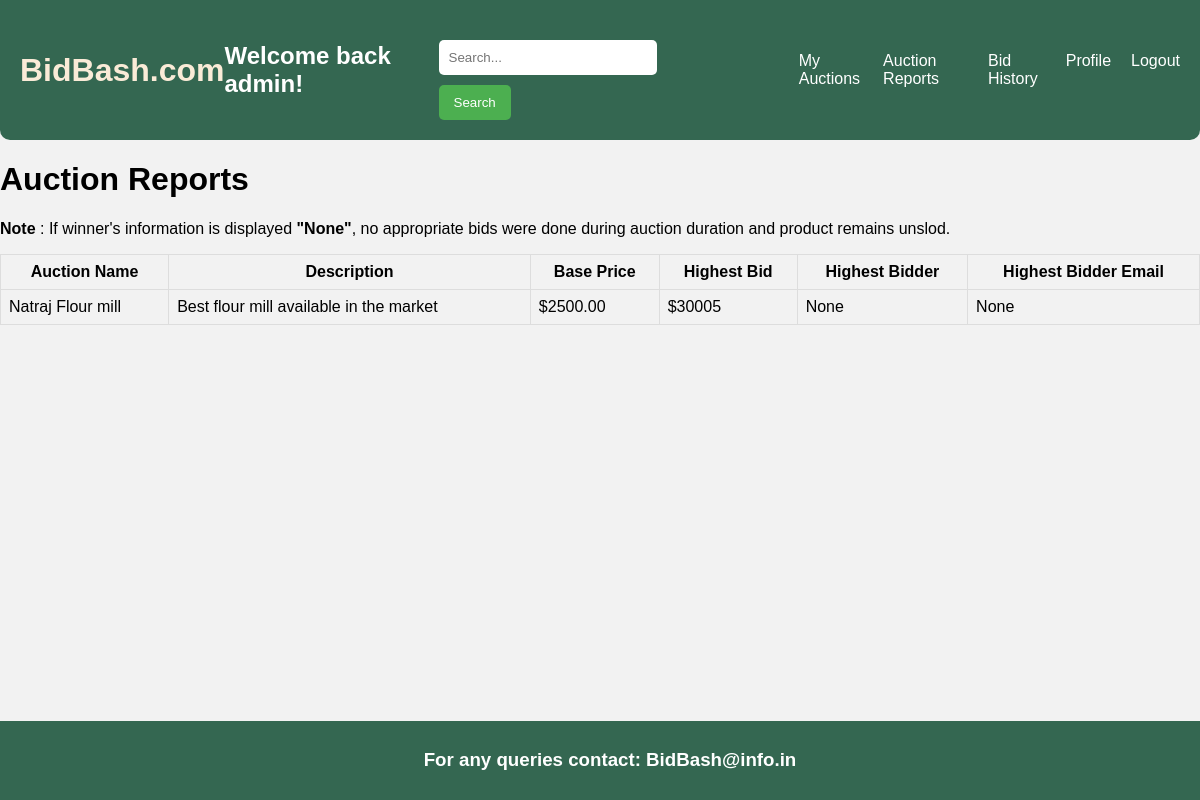
Before: /auction_reports (signed in) with the older database file.
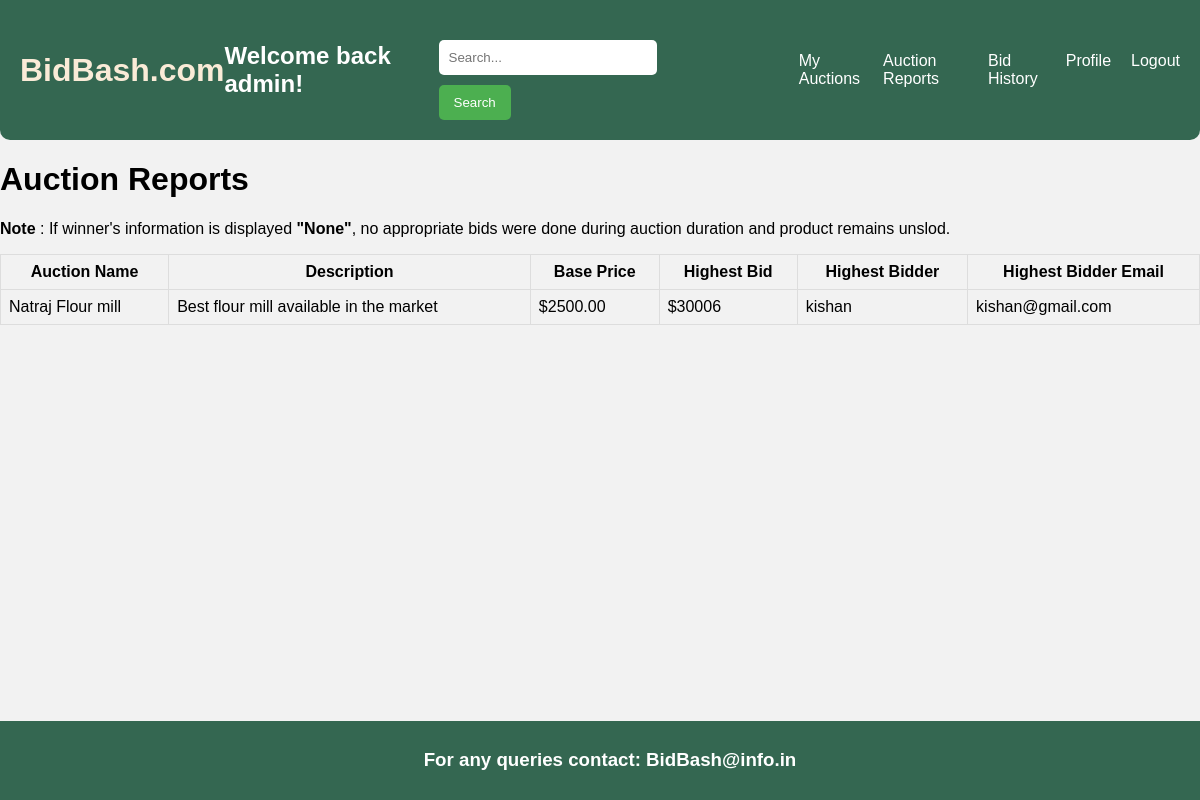
After: the same page with the newer database file.
### myapp/models.py (models this page shows, shortened)
class User(AbstractUser):
    contact_no = models.IntegerField(null=True)
    email = models.EmailField(max_length=254)
    first_name = models.CharField(max_length=30)
    last_name = models.CharField(max_length=30)

class AuctionItem(models.Model):
    name = models.CharField(max_length=100)
    description = models.TextField()
    category = models.CharField(max_length=100)
    seller = models.ForeignKey(User, on_delete=models.CASCADE)
    base_price = models.DecimalField(max_digits=10, decimal_places=2)
    start_time = models.DateTimeField()
    end_time = models.DateTimeField()
    highest_bid = models.DecimalField(max_digits=10, decimal_places=2, default=0)  # Set default value

### myapp/views.py (the view)
# urls.py: path('auction_reports', views.auction_reports, name='auction_reports'),
def auction_reports(request):
    completed_auctions = AuctionItem.objects.filter(
        seller=request.user, end_time__lt=timezone.now()
    )
    for auction in completed_auctions:
        highest_bid_tuple = Bid.objects.filter(auction=auction).aggregate(Max('bid_amount'))
        highest_bid_amount = highest_bid_tuple['bid_amount__max']
        highest_bidder = Bid.objects.filter(auction=auction, bid_amount=highest_bid_amount).first()
        auction.highest_bid = highest_bid_amount
        auction.highest_bidder_username = highest_bidder.bidder.username if highest_bidder else None
        auction.highest_bidder_email = highest_bidder.bidder.email if highest_bidder else None
    return render(request, 'auction_reports.html', {'completed_auctions': completed_auctions})

### templates/auction_reports.html (shortened to what this page needs)
{% extends 'base.html' %}
{% load static %}
{% block body %}
{% if user.is_authenticated %}
<div class="auction-reports">
    <h1>Auction Reports</h1>
    <table style="border-collapse: collapse; width: 100%;">
        <thead>
            <tr>
                <th style="border: 1px solid #dddddd; padding: 8px;">Auction Name</th>
                <th style="border: 1px solid #dddddd; padding: 8px;">Description</th>
                <th style="border: 1px solid #dddddd; padding: 8px;">Base Price</th>
                <th style="border: 1px solid #dddddd; padding: 8px;">Highest Bid</th>
                <th style="border: 1px solid #dddddd; padding: 8px;">Highest Bidder</th>
                <th style="border: 1px solid #dddddd; padding: 8px;">Highest Bidder Email</th>
            </tr>
        </thead>
        <tbody>
            {% for auction in completed_auctions %}
            <tr style="background-color: #f2f2f2;">
                <td style="border: 1px solid #dddddd; padding: 8px;">{{ auction.name }}</td>
                <td style="border: 1px solid #dddddd; padding: 8px;">{{ auction.description }}</td>
                <td style="border: 1px solid #dddddd; padding: 8px;">${{ auction.base_price }}</td>
                <td style="border: 1px solid #dddddd; padding: 8px;">${{ auction.highest_bid }}</td>
                <td style="border: 1px solid #dddddd; padding: 8px;">
                    {% if auction.highest_bidder_username != request.user.username %}
                        {{ auction.highest_bidder_username }}
                    {% else %}
                        None
                    {% endif %}
                </td>
                <td style="border: 1px solid #dddddd; padding: 8px;">
                    {% if auction.highest_bidder_email != request.user.email %}
                        {{ auction.highest_bidder_email }}
                    {% else %}
                        None
                    {% endif %}
                </td>
            </tr>
            {% endfor %}
        </tbody>
        <p><b>Note</b> : If winner's information is displayed <b>"None"</b>, no appropriate bids were done during auction duration and product remains unslod.</p>
    </table>
</div>
{% else %}
<script type="text/javascript">
    window.location.href = "{% url 'login' %}";
</script>
{% endif %}
{% endblock %}

### templates/base.html (shortened to what this page needs)
<!DOCTYPE html>
<html lang="en">
<head>
    {% load static %}
    <link rel="stylesheet" href="{% static 'styles.css' %}">
</head>
<body>
    <header>
        <a href="{% url 'home' %}" style="text-decoration:none; color: antiquewhite;"><h1>BidBash.com</h1></a>
        {% if user.is_authenticated %}
        <h2>Welcome back {{ user.username }}!</h2>
        {% endif %}
        <div class="search-bar">
            <form action="{% url 'search_products' %}" method="GET">
                <input type="text" name="q" placeholder="Search...">
                <button type="submit">Search</button>
            </form>
        </div>
        <div class="menu">
            <a class="menu-icon" href="{% url 'my_auctions' %}">My Auctions</a>
            <a class="menu-icon" href="{% url 'auction_reports' %}">Auction Reports</a>
            <a class="menu-icon" href="{% url 'bid_history' %}">Bid History</a>
            <a class="menu-icon" href="{% url 'profile' %}">Profile</a>
            <a class="menu-icon" href="{% url 'logout' %}">Logout</a>
        </div>
    </header>
    <div class="content">
        {% block body %}
        {% endblock body %}
    </div>
    <footer>
        <h3>For any queries contact: BidBash@info.in</h3>
    </footer>
</body>
</html>

### static/styles.css (style rules this page uses)
body { font-family: Arial, sans-serif; margin: 0; padding: 0; background-color: #f2f2f2; }
header { background-color: #346751; color: #fff; border-radius: 0 0 10px 10px; padding: 20px; display: flex; justify-content: space-between; align-items: center; }
.search-bar { display: flex; width: 400px; }
.search-bar input[type="text"] { padding: 10px; width: 70%; border: none; border-radius: 5px; margin-right: 10px; }
.search-bar button { padding: 10px 15px; background-color: #4CAF50; color: white; border: none; border-radius: 5px; cursor: pointer; }
.menu { display: flex; }
.menu-icon { text-decoration: none; margin-left: 20px; color: #fff; }
footer { position: fixed; bottom: 0; width: 100%; background-color: #346751; color: #fff; padding: 10px; text-align: center; }
form { margin-top: 20px; }
input[type="email"], input[type="text"] { width: 100%; padding: 10px; margin-bottom: 10px; border: 1px solid #ccc; border-radius: 5px; }
button { padding: 10px 20px; background-color: #007bff; color: #fff; border: none; border-radius: 5px; cursor: pointer; }

Changed rows visible on the page:
changed AuctionItem "Natraj Flour mill": highest_bid "30005" → "30006"; highest_bidder_username (not shown) → "kishan"; highest_bidder_email (not shown) → "kishan@gmail.com"; no longer shows "None None"
